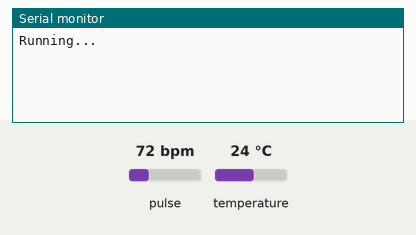
A sketch run on a simulated ESP8266 (NodeMCU). Parts: the last lines printed to the serial monitor. The inputs (shaded band) are chosen by the test bench; at power-on: pulse 72 bpm, temperature 24 °C.

Above: at 4.2 s.
4.3 s: pulse set to 42 bpm
At 5.5 s:
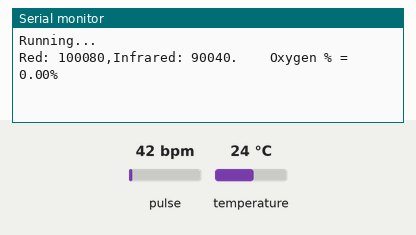
8.4 s: pulse set to 70 bpm
At 9.4 s:
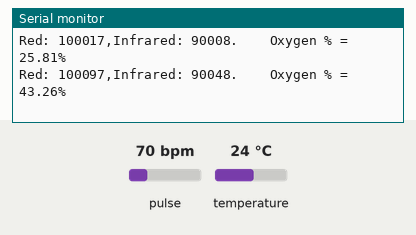
Timing chart, 0 to 11.4 s (numbered marks = the images above; inputs shaded):
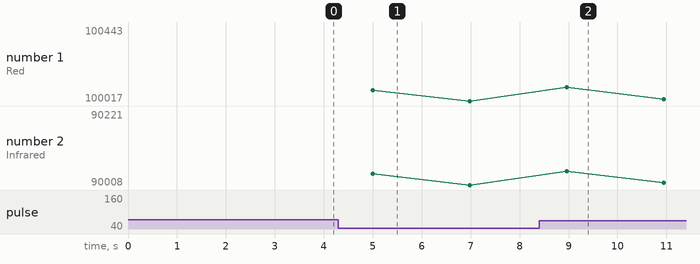

The sketch:

pulseOxcyWorking.ino
```cpp
// Accompanying video: https://youtu.be/xjwSKy6jzTI
// Code for ESP32 to interface with MAX30102 breakout board and report blood oxygen level
// Refer to https://github.com/DKARDU/bloodoxygen - below code is simplified version
// https://www.analog.com/media/en/technical-documentation/data-sheets/MAX30102.pdf
// Connections from WEMOS D1 R32 board to MAX30102 Breakout Board as follows:
//  SCL (ESP32) to SCL (breakout board)
//  SDA (ESP32) to SDA (breakout board)
//  3V3 (ESP32) to VIN (breakout board)
//  GND (ESP32) to GND (breakout board)

#include <Wire.h>
#include "MAX30105.h" //sparkfun MAX3010X library
MAX30105 particleSensor;

double avered    = 0;
double aveir     = 0;
double sumirrms  = 0;
double sumredrms = 0;
int    i         = 0;
int    Num       = 100;  // calculate SpO2 by this sampling interval
int    Temperature;
int    temp;
float  ESpO2;            // initial value of estimated SpO2
double FSpO2     = 0.7;  // filter factor for estimated SpO2
double frate     = 0.95; // low pass filter for IR/red LED value to eliminate AC component
#define TIMETOBOOT 3000  // wait for this time(msec) to output SpO2
#define SCALE      88.0  // adjust to display heart beat and SpO2 in the same scale
#define SAMPLING   100 //25 //5     // if you want to see heart beat more precisely, set SAMPLING to 1
#define FINGER_ON  30000 // if red signal is lower than this, it indicates your finger is not on the sensor
#define USEFIFO


void setup()
{
  Serial.begin(115200);
  Serial.setDebugOutput(true);
  Serial.println();

  Serial.println("Running...");
  delay(3000);

  // Initialize sensor
  while (!particleSensor.begin(Wire, I2C_SPEED_FAST)) //Use default I2C port, 400kHz speed
  {
    Serial.println("MAX30102 was not found. Please check wiring/power/solder jumper at MH-ET LIVE MAX30102 board. ");
    //while (1);
  }

  //Setup to sense a nice looking saw tooth on the plotter
  byte ledBrightness = 0x7F; //Options: 0=Off to 255=50mA
  byte sampleAverage = 4; //Options: 1, 2, 4, 8, 16, 32
  byte ledMode       = 2; //Options: 1 = Red only, 2 = Red + IR, 3 = Red + IR + Green
  //Options: 1 = IR only, 2 = Red + IR on MH-ET LIVE MAX30102 board
  int sampleRate     = 200; //Options: 50, 100, 200, 400, 800, 1000, 1600, 3200
  int pulseWidth     = 411; //Options: 69, 118, 215, 411
  int adcRange       = 16384; //Options: 2048, 4096, 8192, 16384

  // Set up the wanted parameters
  particleSensor.setup(ledBrightness, sampleAverage, ledMode, sampleRate, pulseWidth, adcRange); //Configure sensor with these settings

  particleSensor.enableDIETEMPRDY();
}

void loop()
{

  uint32_t ir, red, green;
  double fred, fir;
  double SpO2 = 0; //raw SpO2 before low pass filtered

#ifdef USEFIFO
  particleSensor.check(); //Check the sensor, read up to 3 samples

  while (particleSensor.available()) {//do we have new data
#ifdef MAX30105
   red = particleSensor.getFIFORed(); //Sparkfun's MAX30105
   ir  = particleSensor.getFIFOIR();  //Sparkfun's MAX30105
#else
   red = particleSensor.getFIFOIR();  //why getFOFOIR output Red data by MAX30102 on MH-ET LIVE breakout board
   ir  = particleSensor.getFIFORed(); //why getFIFORed output IR data by MAX30102 on MH-ET LIVE breakout board
#endif

    i++;
    fred = (double)red;
    fir  = (double)ir;
    avered = avered * frate + (double)red * (1.0 - frate); //average red level by low pass filter
    aveir = aveir * frate + (double)ir * (1.0 - frate); //average IR level by low pass filter
    sumredrms += (fred - avered) * (fred - avered); //square sum of alternate component of red level
    sumirrms += (fir - aveir) * (fir - aveir);//square sum of alternate component of IR level
    if ((i % SAMPLING) == 0) {//slow down graph plotting speed for arduino Serial plotter by thin out
      if ( millis() > TIMETOBOOT) {
        float ir_forGraph = (2.0 * fir - aveir) / aveir * SCALE;
        float red_forGraph = (2.0 * fred - avered) / avered * SCALE;
        //truncation for Serial plotter's autoscaling
        if ( ir_forGraph > 100.0) ir_forGraph = 100.0;
        if ( ir_forGraph < 80.0) ir_forGraph = 80.0;
        if ( red_forGraph > 100.0 ) red_forGraph = 100.0;
        if ( red_forGraph < 80.0 ) red_forGraph = 80.0;
        // Print out red and IR sensor reading to serial interface for monitoring...
        Serial.print("Red: "); Serial.print(red); Serial.print(","); Serial.print("Infrared: "); Serial.print(ir); Serial.print(".    ");
        float temperature = particleSensor.readTemperatureF();

        if (ir < FINGER_ON){ // no finger on the sensor
           Serial.println("No finger detected");
           break;
        }
        if(ir > FINGER_ON){
           //Temperature = mlx.readObjectTempC();
           Serial.print("Oxygen % = ");
           Serial.print(ESpO2);
           Serial.println("%");
        }
      }
    }
    if ((i % Num) == 0) {
      double R = (sqrt(sumredrms) / avered ) / (sqrt(sumirrms) / aveir);
      // Serial.println(R);
      SpO2 = -23.3 * (R - 0.4) + 100; //http://ww1.microchip.com/downloads/jp/AppNotes/00001525B_JP.pdf -- I don't see this directly in the App Note... look here https://github.com/espressif/arduino-esp32/issues/4561
      ESpO2 = FSpO2 * ESpO2 + (1.0 - FSpO2) * SpO2;//low pass filter
      //  Serial.print(SpO2);Serial.print(",");Serial.println(ESpO2);
      sumredrms = 0.0; sumirrms = 0.0; i = 0;
      break;
    }
    particleSensor.nextSample(); //We're finished with this sample so move to next sample
   // Serial.println(SpO2);
  }
#endif

}
```

Measured:
- after the input at 4.3 s, the serial monitor: prints a new line after 0.70 s (image 1)
- after the input at 8.4 s, the serial monitor: prints a new line after 0.56 s (image 2)
- plotted number 1: 100017 → 100128 after the input at 8.4 s
- plotted number 2: 90008 → 90064 after the input at 8.4 s
